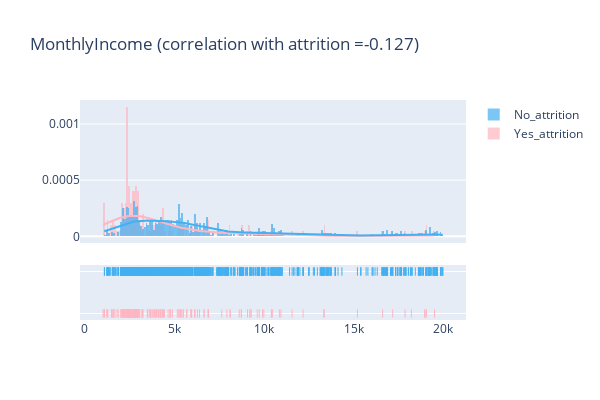

Notebook code cell kept with this figure:
### Code cell
plot_distribution('MonthlyIncome', 100)

### Figure 1 — Plotly figure (JSON) as saved in the notebook; plotly's stock layout.template omitted (floating-point values rounded to 4 significant figures; data arrays with more than 128 entries replaced by an {"elided": "..."} marker saying what was removed)
{"data": [{"autobinx": false, "histnorm": "probability density", "legendgroup": "Yes_attrition", "marker": {"color": "lightpink"}, "name": "Yes_attrition", "opacity": 0.7, "type": "histogram", "x": {"elided": "200 int values"}, "xaxis": "x", "xbins": {"end": 19502, "size": 100, "start": 1010}, "yaxis": "y"}, {"autobinx": false, "histnorm": "probability density", "legendgroup": "No_attrition", "marker": {"color": "#43b0f1"}, "name": "No_attrition", "opacity": 0.7, "type": "histogram", "x": {"elided": "1477 int values"}, "xaxis": "x", "xbins": {"end": 19973, "size": 100, "start": 1081}, "yaxis": "y"}, {"legendgroup": "Yes_attrition", "marker": {"color": "lightpink"}, "mode": "lines", "name": "Yes_attrition", "showlegend": false, "type": "scatter", "x": {"elided": "500 float values"}, "xaxis": "x", "y": {"elided": "500 float values"}, "yaxis": "y"}, {"legendgroup": "No_attrition", "marker": {"color": "#43b0f1"}, "mode": "lines", "name": "No_attrition", "showlegend": false, "type": "scatter", "x": {"elided": "500 float values"}, "xaxis": "x", "y": {"elided": "500 float values"}, "yaxis": "y"}, {"legendgroup": "Yes_attrition", "marker": {"color": "lightpink", "symbol": "line-ns-open"}, "mode": "markers", "name": "Yes_attrition", "showlegend": false, "type": "scatter", "x": {"elided": "200 int values"}, "xaxis": "x", "y": {"elided": "200 str values"}, "yaxis": "y2"}, {"legendgroup": "No_attrition", "marker": {"color": "#43b0f1", "symbol": "line-ns-open"}, "mode": "markers", "name": "No_attrition", "showlegend": false, "type": "scatter", "x": {"elided": "1477 int values"}, "xaxis": "x", "y": {"elided": "1477 str values"}, "yaxis": "y2"}], "layout": {"barmode": "overlay", "height": 400, "hovermode": "closest", "legend": {"traceorder": "reversed"}, "title": {"text": "MonthlyIncome (correlation with attrition =-0.127)"}, "width": 600, "xaxis": {"anchor": "y2", "domain": [0, 1], "zeroline": false}, "yaxis": {"anchor": "free", "domain": [0.35, 1], "position": 0}, "yaxis2": {"anchor": "x", "domain": [0, 0.25], "dtick": 1, "showticklabels": false}}}
